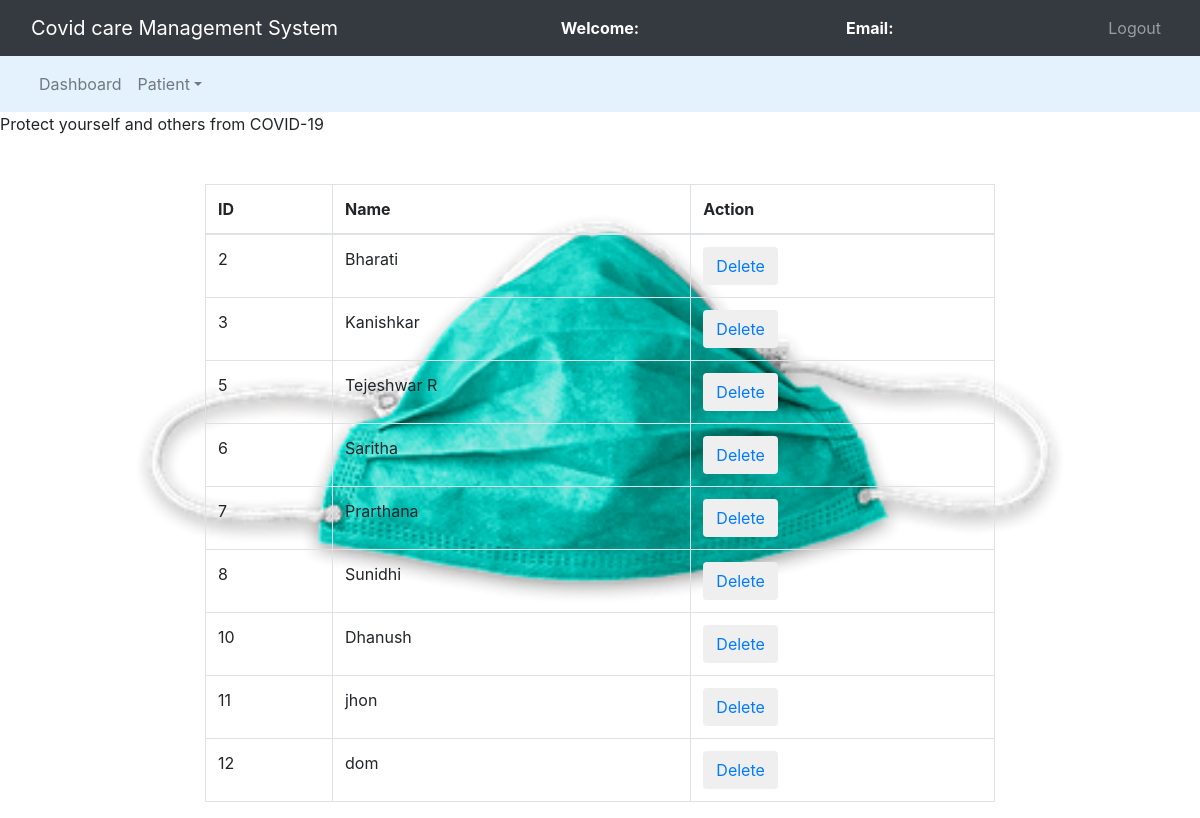
The page /admin/patdel.php on the database its author committed.
### tables this page shows
CREATE TABLE `patient` (
  `id` int(30) NOT NULL,
  `name` varchar(30) NOT NULL,
  `age` int(11) NOT NULL,
  `gender` varchar(10) NOT NULL,
  `logid` varchar(30) NOT NULL,
  `password` varchar(30) NOT NULL,
  `mobile` varchar(30) NOT NULL,
  `address` varchar(50) NOT NULL,
  `wardno` int(10) DEFAULT NULL
);

### admin/patdel.php (the view, shortened to what this page needs)
<!DOCTYPE html>
<html lang="en" dir="ltr">
  <head>
    <link rel="stylesheet" href="https://stackpath.bootstrapcdn.com/bootstrap/4.1.3/css/bootstrap.min.css">
  </head>
  <body>
    <nav class="navbar navbar-expand-lg navbar-dark bg-dark">
		<div class="container-fluid">
			<div class="navbar-header">
				<a class="navbar-brand" href="index.php">Covid care Management System</a>
			</div>
      <font style="color: white"><span><strong>Welcome: <?php echo $_SESSION['name'];?></strong></span></font>
			<font style="color: white"><span><strong>Email: <?php echo $_SESSION['email'];?></strong></span></font>
			<ul class="nav navbar-nav navbar-right">
        <li class="nav-item"><a class="nav-link" href="logout.php">Logout</a></li>
			</ul>
		</div>
	</nav>
	<nav class="navbar navbar-expand-lg navbar-light" style="background-color: #e3f2fd">
    <div class="container-fluid">
  		<ul class="nav navbar-nav navbar-center">
  			<li class="nav-item">
  				<a href="admin_dashboard.php" class="nav-link">Dashboard</a>
          <li class="nav-item dropdown">
  				<a class="nav-link dropdown-toggle" data-toggle="dropdown">Patient</a>
			</li>
		</li>
	</ul>
</div>
</nav>
  <span><marquee>Protect yourself and others from COVID-19</marquee></span><br><br>
  <div class="row">
    <div class="col-md-2"></div>
		<div class="col-md-8">
			<table class="table table-bordered table-hover">
				<thead>
					<tr>
						<th>ID</th>
						<th>Name</th>
						<th>Action</th>
					</tr>
				</thead>
				<?php
					$connection = mysqli_connect("localhost","root","");
					$query = "select * from patient";
					$query_run = mysqli_query($connection,$query);
					while($row = mysqli_fetch_assoc($query_run)){
						?>
						<tr>
							<td><?php echo $row['id'];?></td>
							<td><?php echo $row['name'];?></td>
							<td>
								<button class="btn" name="delete"><a href="delete.php?id=<?php echo $row['id'];?>">Delete</a></button>
							</td>
						</tr>
						<?php
					}
				?>
			</table>
		</div>
		<div class="col-md-2"></div>
  </div>
  </body>
</html>

### admin/patdel.php (style rules this page uses)
body { background-image: url(c5.webp); background-repeat: no-no-repeat; background-size: cover; background-position: center center; background-attachment: fixed; }

### rows shown on the page
patient: id "2", name "Bharati"
patient: id "3", name "Kanishkar"
patient: id "5", name "Tejeshwar R"
patient: id "6", name "Saritha"
patient: id "7", name "Prarthana"
patient: id "8", name "Sunidhi"
patient: id "10", name "Dhanush"
patient: id "11", name "jhon"
patient: id "12", name "dom"
